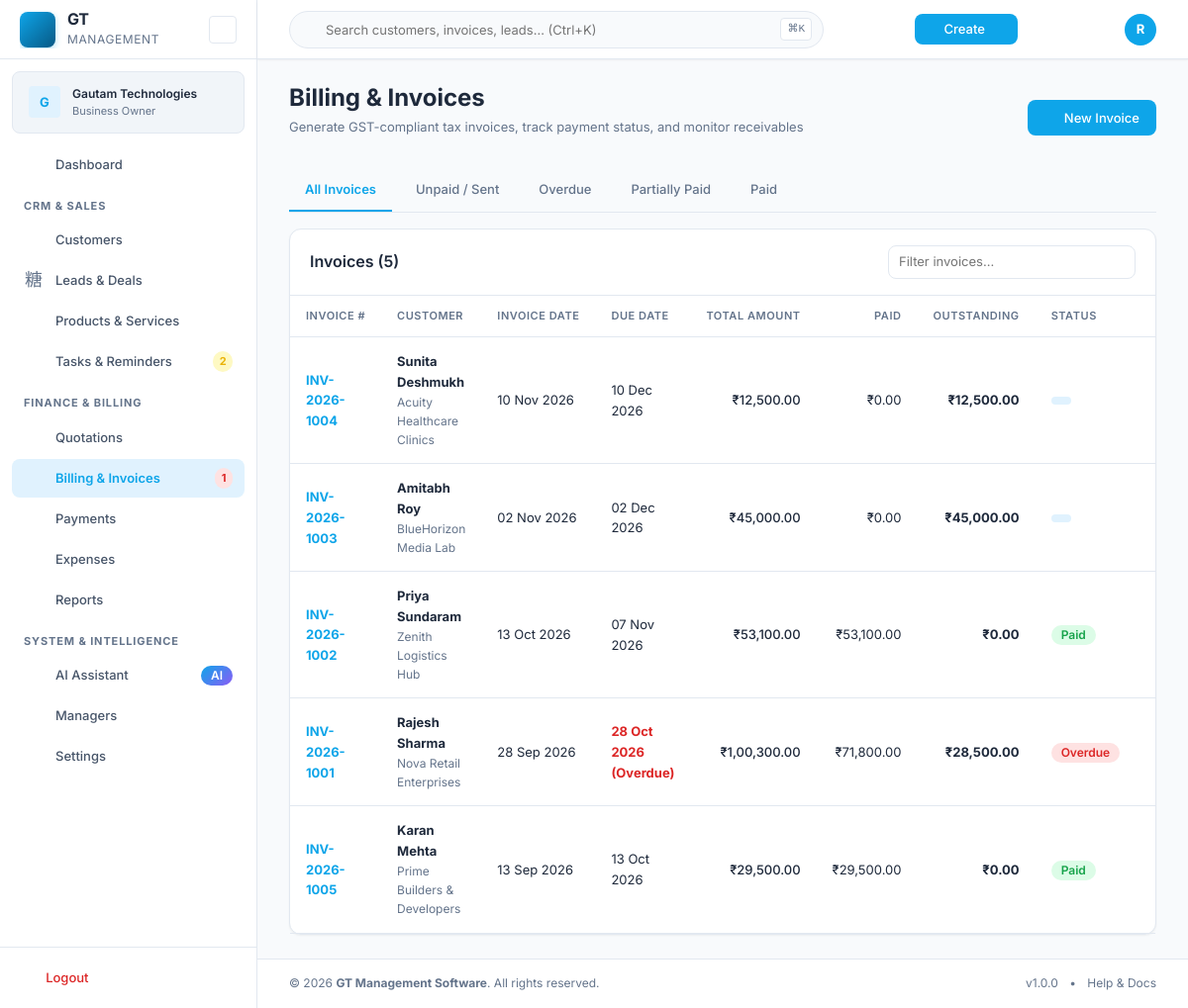
Screenshot of /invoices.php (signed in) with the database file from the repository.
### tables this page shows
CREATE TABLE `invoices` (
  `id` INT UNSIGNED AUTO_INCREMENT PRIMARY KEY,
  `business_id` INT UNSIGNED NOT NULL,
  `invoice_number` VARCHAR(50) NOT NULL,
  `customer_id` INT UNSIGNED NOT NULL,
  `quotation_id` INT UNSIGNED DEFAULT NULL,
  `invoice_type` ENUM('standard','gst','non_gst','proforma') DEFAULT 'standard',
  `invoice_date` DATE NOT NULL,
  `due_date` DATE NOT NULL,
  `subtotal` DECIMAL(15,2) NOT NULL DEFAULT 0.00,
  `discount_total` DECIMAL(15,2) NOT NULL DEFAULT 0.00,
  `tax_total` DECIMAL(15,2) NOT NULL DEFAULT 0.00,
  `grand_total` DECIMAL(15,2) NOT NULL DEFAULT 0.00,
  `amount_paid` DECIMAL(15,2) NOT NULL DEFAULT 0.00,
  `outstanding` DECIMAL(15,2) NOT NULL DEFAULT 0.00,
  `currency` VARCHAR(10) DEFAULT 'INR',
  `notes` TEXT DEFAULT NULL,
  `terms` TEXT DEFAULT NULL,
  `footer` TEXT DEFAULT NULL,
  `payment_instructions` TEXT DEFAULT NULL,
  `status` ENUM('draft','issued','partially_paid','paid','overdue','void','cancelled') DEFAULT 'draft',
   
  `place_of_supply` VARCHAR(100) DEFAULT NULL,
  `cgst_total` DECIMAL(15,2) DEFAULT 0.00,
  `sgst_total` DECIMAL(15,2) DEFAULT 0.00,
  `igst_total` DECIMAL(15,2) DEFAULT 0.00,
   
  `business_snapshot` JSON DEFAULT NULL,
  `customer_snapshot` JSON DEFAULT NULL,
  `pdf_path` VARCHAR(500) DEFAULT NULL,
  `is_demo` TINYINT(1) DEFAULT 0,
  `issued_at` TIMESTAMP NULL DEFAULT NULL,
  `created_by` INT UNSIGNED DEFAULT NULL,
  `created_at` TIMESTAMP DEFAULT CURRENT_TIMESTAMP,
  `updated_at` TIMESTAMP DEFAULT CURRENT_TIMESTAMP ON UPDATE CURRENT_TIMESTAMP,
  UNIQUE KEY `uk_invoice_number` (`business_id`, `invoice_number`),
  INDEX `idx_invoices_customer` (`customer_id`),
  INDEX `idx_invoices_status` (`status`),
  INDEX `idx_invoices_date` (`invoice_date`),
  INDEX `idx_invoices_due` (`due_date`),
  FOREIGN KEY (`business_id`) REFERENCES `businesses`(`id`) ON DELETE CASCADE,
  FOREIGN KEY (`customer_id`) REFERENCES `customers`(`id`),
  FOREIGN KEY (`quotation_id`) REFERENCES `quotations`(`id`) ON DELETE SET NULL,
  FOREIGN KEY (`created_by`) REFERENCES `users`(`id`) ON DELETE SET NULL
);

CREATE TABLE `customers` (
  `id` INT UNSIGNED AUTO_INCREMENT PRIMARY KEY,
  `business_id` INT UNSIGNED NOT NULL,
  `type` ENUM('individual','business') DEFAULT 'individual',
  `name` VARCHAR(255) NOT NULL,
  `company_name` VARCHAR(255) DEFAULT NULL,
  `contact_person` VARCHAR(255) DEFAULT NULL,
  `email` VARCHAR(255) DEFAULT NULL,
  `phone` VARCHAR(50) DEFAULT NULL,
  `alt_phone` VARCHAR(50) DEFAULT NULL,
  `billing_address_line1` VARCHAR(255) DEFAULT NULL,
  `billing_address_line2` VARCHAR(255) DEFAULT NULL,
  `billing_city` VARCHAR(100) DEFAULT NULL,
  `billing_state` VARCHAR(100) DEFAULT NULL,
  `billing_postal_code` VARCHAR(20) DEFAULT NULL,
  `billing_country` VARCHAR(100) DEFAULT 'India',
  `shipping_address_line1` VARCHAR(255) DEFAULT NULL,
  `shipping_address_line2` VARCHAR(255) DEFAULT NULL,
  `shipping_city` VARCHAR(100) DEFAULT NULL,
  `shipping_state` VARCHAR(100) DEFAULT NULL,
  `shipping_postal_code` VARCHAR(20) DEFAULT NULL,
  `shipping_country` VARCHAR(100) DEFAULT NULL,
  `gstin` VARCHAR(20) DEFAULT NULL,
  `pan` VARCHAR(20) DEFAULT NULL,
  `category` VARCHAR(100) DEFAULT NULL,
  `tags` VARCHAR(500) DEFAULT NULL,
  `notes` TEXT DEFAULT NULL,
  `status` ENUM('active','archived') DEFAULT 'active',
  `is_demo` TINYINT(1) DEFAULT 0,
  `created_by` INT UNSIGNED DEFAULT NULL,
  `created_at` TIMESTAMP DEFAULT CURRENT_TIMESTAMP,
  `updated_at` TIMESTAMP DEFAULT CURRENT_TIMESTAMP ON UPDATE CURRENT_TIMESTAMP,
  INDEX `idx_customers_business` (`business_id`),
  INDEX `idx_customers_status` (`status`),
  INDEX `idx_customers_name` (`name`),
  INDEX `idx_customers_demo` (`is_demo`),
  FOREIGN KEY (`business_id`) REFERENCES `businesses`(`id`) ON DELETE CASCADE,
  FOREIGN KEY (`created_by`) REFERENCES `users`(`id`) ON DELETE SET NULL
);

### includes/auth.php (called while the page is built, shortened)
<?php
class Auth {
    public static function requireLogin(): void {
        $config = require GT_ROOT . '/config/config.php';
    }
    public static function businessId(): ?int {
        return $_SESSION['business_id'] ?? null;
    }
    public static function isOwner(): bool {
        return !empty($_SESSION['is_owner']);
    }
}

### includes/permissions.php (called while the page is built, shortened)
<?php
class Permissions {
    public static function has(string $permissionKey): bool {
        if (Auth::isOwner()) return true;
        $perms = self::load();
        return in_array($permissionKey, $perms, true);
    }
}

### includes/functions.php (called while the page is built, shortened)
<?php
function e(?string $value): string {
    return htmlspecialchars($value ?? '', ENT_QUOTES, 'UTF-8');
}
function url(string $path = ''): string {
    return rtrim(APP_URL, '/') . '/' . ltrim($path, '/');
}

### config/config.php (called while the page is built, shortened)
<?php
return [
    'app_name'    => 'GT Management Software',
    'app_version' => '1.0.0',
    'app_url'     => 'http://localhost/GT%20Management%20Software',
    'environment' => 'development',
    'debug'       => true,
    'timezone'    => 'Asia/Kolkata',
    'db_host'     => '127.0.0.1',
    'db_port'     => 3306,
    'db_name'     => 'gt_management',
    'db_user'     => 'root',
    'db_pass'     => '',
    'db_charset'  => 'utf8mb4',
    'session_name'     => 'GT_SESSION',
    'session_lifetime' => 7200,
    'session_secure'   => false,
    'session_httponly'  => true,
    'session_samesite'  => 'Lax',
    'storage_path'  => GT_ROOT . '/storage',
    'upload_max_mb' => 10,
    'login_max_attempts'  => 5,
    'login_lockout_mins'  => 15,
    'password_reset_ttl'  => 3600,
    'csrf_token_lifetime' => 3600,
    'encryption_key' => 'CHANGE_THIS_IN_PRODUCTION_32_CHAR_KEY!',
];

### includes/db.php (called while the page is built, shortened)
<?php
class Database {
    private static ?PDO $instance = null;
    public static function getInstance(): PDO {
        if (self::$instance === null) {
            $config = require GT_ROOT . '/config/config.php';
            $dsn = sprintf(
                'mysql:host=%s;port=%d;dbname=%s;charset=%s',
                $config['db_host'],
                $config['db_port'],
                $config['db_name'],
                $config['db_charset']
            );
            try {
                self::$instance = new PDO($dsn, $config['db_user'], $config['db_pass'], [
                    PDO::ATTR_ERRMODE            => PDO::ERRMODE_EXCEPTION,
                    PDO::ATTR_DEFAULT_FETCH_MODE => PDO::FETCH_ASSOC,
                    PDO::ATTR_EMULATE_PREPARES   => false,
                    PDO::MYSQL_ATTR_INIT_COMMAND => "SET NAMES utf8mb4 COLLATE utf8mb4_unicode_ci",
                ]);
            } catch (PDOException $e) {
                if ($config['debug']) {
                    throw $e;
                }
                error_log('Database connection failed: ' . $e->getMessage());
                die('Database connection error. Please check configuration.');
            }
        }
        return self::$instance;
    }
    public static function query(string $sql, array $params = []): PDOStatement {
        $stmt = self::getInstance()->prepare($sql);
        $stmt->execute($params);
        return $stmt;
    }
    public static function fetchAll(string $sql, array $params = []): array {
        return self::query($sql, $params)->fetchAll();
    }
}

### includes/formatting.php (called while the page is built, shortened)
<?php
function formatCurrency(float $amount, ?string $symbol = null): string {
    $defaults = require GT_ROOT . '/config/defaults.php';
    $regional = $defaults['regional'];
    $symbol = $symbol ?? $regional['currency_symbol'];
    if (($regional['number_system'] ?? 'indian') === 'indian') {
        return $symbol . formatIndianNumber($amount);
    }
    return $symbol . number_format($amount, 2, $regional['decimal_separator'], $regional['thousand_separator']);
}
function formatIndianNumber(float $number, int $decimals = 2): string {
    $isNegative = $number < 0;
    $number = abs($number);
    $parts = explode('.', number_format($number, $decimals, '.', ''));
    $intPart = $parts[0];
    $decPart = $parts[1] ?? str_repeat('0', $decimals);
    $len = strlen($intPart);
    if ($len <= 3) {
        $formatted = $intPart;
    } else {
        $lastThree = substr($intPart, -3);
        $remaining = substr($intPart, 0, $len - 3);
        $formatted = preg_replace('/\B(?=(\d{2})+(?!\d))/', ',', $remaining) . ',' . $lastThree;
    }
    $result = $formatted . ($decimals > 0 ? '.' . $decPart : '');
    return $isNegative ? '-' . $result : $result;
}
function formatDate(?string $date, ?string $format = null): string {
    $defaults = require GT_ROOT . '/config/defaults.php';
    $format = $format ?? $defaults['regional']['date_format'];
    $ts = strtotime($date);
    return $ts ? date($format, $ts) : '—';
}

### invoices.php (the view, shortened to what this page needs)
<?php
$businessId = Auth::businessId();
$status = $_GET['status'] ?? 'all';
$where = ["i.business_id = ?"];
$params = [$businessId];
$whereClause = implode(' AND ', $where);
$invoices = Database::fetchAll(
    "SELECT i.*, c.name as customer_name, c.company_name
     FROM invoices i
     JOIN customers c ON i.customer_id = c.id
     WHERE {$whereClause}
     ORDER BY i.invoice_date DESC",
    $params
);
require GT_ROOT . '/includes/header.php';
?>
<div class="page-header d-flex justify-between align-center mb-4">
    <div>
        <h1 class="page-title">Billing & Invoices</h1>
        <p class="page-subtitle">Generate GST-compliant tax invoices, track payment status, and monitor receivables</p>
    </div>
    <div class="page-header-actions">
        <?php if (Permissions::has('invoices.create')): ?>
        <a href="<?= url('invoice-create.php') ?>" class="btn btn-primary">
            <i class="ti ti-plus mr-1"></i> New Invoice
        </a>
        <?php endif; ?>
    </div>
</div>
<div class="tabs-nav mb-4">
    <a href="<?= url('invoices.php?status=all') ?>" class="tab-link <?= $status === 'all' ? 'active' : '' ?>">All Invoices</a>
    <a href="<?= url('invoices.php?status=sent') ?>" class="tab-link <?= $status === 'sent' ? 'active' : '' ?>">Unpaid / Sent</a>
    <a href="<?= url('invoices.php?status=overdue') ?>" class="tab-link <?= $status === 'overdue' ? 'active' : '' ?>">Overdue</a>
    <a href="<?= url('invoices.php?status=partial') ?>" class="tab-link <?= $status === 'partial' ? 'active' : '' ?>">Partially Paid</a>
    <a href="<?= url('invoices.php?status=paid') ?>" class="tab-link <?= $status === 'paid' ? 'active' : '' ?>">Paid</a>
</div>
<div class="card">
    <div class="card-header d-flex justify-between align-center">
        <h3 class="card-title">Invoices (<?= count($invoices) ?>)</h3>
        <div style="width: 250px;">
            <input type="text" class="form-input form-input-sm" placeholder="Filter invoices..." data-table-filter="#invoices-table">
        </div>
    </div>
    <div class="card-body p-0">
        <?php if (empty($invoices)): ?>
            <div class="empty-state p-5 text-center">
                <i class="ti ti-receipt text-4xl text-muted mb-2"></i>
                <h3>No Invoices Found</h3>
                <p class="text-muted text-sm mb-3">No invoices match your selected filter.</p>
                <?php if (Permissions::has('invoices.create')): ?>
                <a href="<?= url('invoice-create.php') ?>" class="btn btn-primary btn-sm">
                    <i class="ti ti-plus mr-1"></i> Create First Invoice
                </a>
                <?php endif; ?>
            </div>
        <?php else: ?>
            <div class="table-responsive">
                <table class="data-table" id="invoices-table">
                    <thead>
                        <tr>
                            <th>Invoice #</th>
                            <th>Customer</th>
                            <th>Invoice Date</th>
                            <th>Due Date</th>
                            <th class="text-right">Total Amount</th>
                            <th class="text-right">Paid</th>
                            <th class="text-right">Outstanding</th>
                            <th>Status</th>
                            <th class="text-center">Action</th>
                        </tr>
                    </thead>
                    <tbody>
                        <?php foreach ($invoices as $inv):
                            $isOverdue = ($inv['status'] !== 'paid' && $inv['status'] !== 'void' && strtotime($inv['due_date']) < strtotime(date('Y-m-d')));
                        ?>
                        <tr>
                            <td>
                                <a href="<?= url('invoice-view.php?id=' . $inv['id']) ?>" class="font-bold text-primary">
                                    <?= e($inv['invoice_number']) ?>
                                </a>
                            </td>
                            <td>
                                <strong><?= e($inv['customer_name']) ?></strong>
                                <?php if (!empty($inv['company_name'])): ?>
                                    <div class="text-xs text-muted"><?= e($inv['company_name']) ?></div>
                                <?php endif; ?>
                            </td>
                            <td><?= formatDate($inv['invoice_date']) ?></td>
                            <td>
                                <span class="<?= $isOverdue ? 'text-danger font-bold' : '' ?>">
                                    <?= formatDate($inv['due_date']) ?>
                                    <?= $isOverdue ? ' (Overdue)' : '' ?>
                                </span>
                            </td>
                            <td class="text-right font-medium"><?= formatCurrency($inv['grand_total']) ?></td>
                            <td class="text-right text-success"><?= formatCurrency($inv['amount_paid']) ?></td>
                            <td class="text-right font-bold <?= $inv['outstanding'] > 0 ? 'text-danger' : 'text-success' ?>">
                                <?= formatCurrency($inv['outstanding']) ?>
                            </td>
                            <td>
                                <span class="badge badge-<?= $inv['status'] === 'paid' ? 'success' : ($isOverdue || $inv['status'] === 'overdue' ? 'danger' : ($inv['status'] === 'partial' ? 'warning' : 'primary')) ?>">
                                    <?= ucfirst($inv['status']) ?>
                                </span>
                            </td>
                            <td class="text-center">
                                <div class="d-flex justify-center gap-1">
                                    <a href="<?= url('invoice-view.php?id=' . $inv['id']) ?>" class="btn btn-icon btn-ghost" title="View & Print">
                                    </a>
                                </div>
                            </td>
                        </tr>
                        <?php endforeach; ?>
                    </tbody>
                </table>
            </div>
        <?php endif; ?>
    </div>
</div>
<?php require GT_ROOT . '/includes/footer.php'; ?>

### rows the page displays
invoices: invoice_number "INV-2026-1004", customer.name "Sunita Deshmukh", customer.company_name "Acuity Healthcare Clinics", invoice_date "10 Nov 2026", due_date "10 Dec 2026", grand_total "₹12,500.00", amount_paid "₹0.00", outstanding "₹12,500.00"
invoices: invoice_number "INV-2026-1003", customer.name "Amitabh Roy", customer.company_name "BlueHorizon Media Lab", invoice_date "02 Nov 2026", due_date "02 Dec 2026", grand_total "₹45,000.00", amount_paid "₹0.00", outstanding "₹45,000.00"
invoices: invoice_number "INV-2026-1002", customer.name "Priya Sundaram", customer.company_name "Zenith Logistics Hub", invoice_date "13 Oct 2026", due_date "07 Nov 2026", grand_total "₹53,100.00", amount_paid "₹53,100.00", outstanding "₹0.00", status "Paid"
invoices: invoice_number "INV-2026-1001", customer.name "Rajesh Sharma", customer.company_name "Nova Retail Enterprises", invoice_date "28 Sep 2026", due_date "28 Oct 2026", shows "(Overdue)", grand_total "₹1,00,300.00", amount_paid "₹71,800.00", outstanding "₹28,500.00", status "Overdue"
invoices: invoice_number "INV-2026-1005", customer.name "Karan Mehta", customer.company_name "Prime Builders & Developers", invoice_date "13 Sep 2026", due_date "13 Oct 2026", grand_total "₹29,500.00", amount_paid "₹29,500.00", outstanding "₹0.00", status "Paid"

### other values shown
substr(e($businessName), 0, 1) "G"
truncate($businessName, 22) "Gautam Technologies"
$pendingTasksCount "2"
$overdueInvoicesCount "1"
$userInitial "R"
count($invoices) "5"
APP_NAME "GT Management Software"
APP_VERSION "1.0.0"
